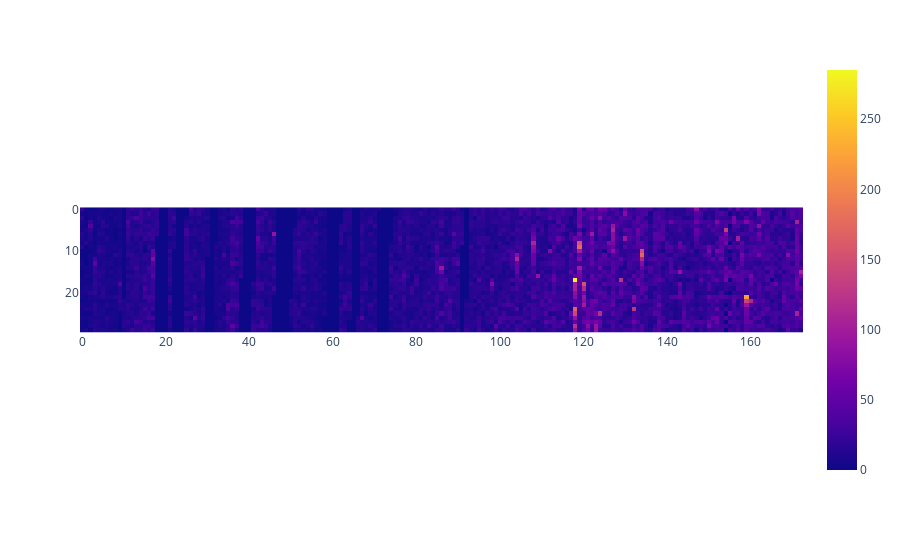

Write notebook code for a chart like this one.
### Code cell
mag_by_date = df.set_index('datetime').resample('D')['mag'].count()

calendar = mag_by_date\
    .resample('30D')\
    .apply(list)\
    .to_list()[:-1]

calendar = np.array(calendar)
fig = px.imshow(calendar.T)
fig.show()

### Figure 1 — Plotly figure (JSON) as saved in the notebook; plotly's stock layout.template omitted (floating-point values rounded to 4 significant figures; data arrays with more than 128 entries replaced by an {"elided": "..."} marker saying what was removed)
{"data": [{"coloraxis": "coloraxis", "hovertemplate": "x: %{x}<br>y: %{y}<br>color: %{z}<extra></extra>", "name": "0", "type": "heatmap", "xaxis": "x", "yaxis": "y", "z": {"elided": "30x173 int values"}}], "layout": {"coloraxis": {"colorscale": [[0, "#0d0887"], [0.1111, "#46039f"], [0.2222, "#7201a8"], [0.3333, "#9c179e"], [0.4444, "#bd3786"], [0.5556, "#d8576b"], [0.6667, "#ed7953"], [0.7778, "#fb9f3a"], [0.8889, "#fdca26"], [1, "#f0f921"]]}, "margin": {"t": 60}, "xaxis": {"anchor": "y", "constrain": "domain", "domain": [0, 1], "scaleanchor": "y"}, "yaxis": {"anchor": "x", "autorange": "reversed", "constrain": "domain", "domain": [0, 1]}}}
